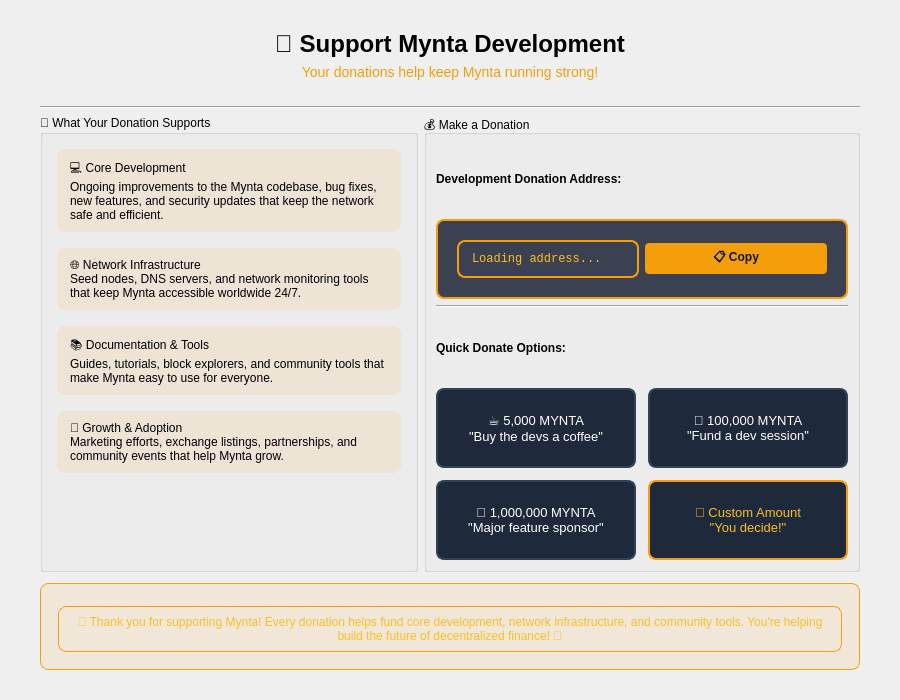
<?xml version="1.0" encoding="UTF-8"?>
<ui version="4.0">
 <class>DonatePage</class>
 <widget class="QWidget" name="DonatePage">
  <property name="geometry">
   <rect>
    <x>0</x>
    <y>0</y>
    <width>900</width>
    <height>700</height>
   </rect>
  </property>
  <property name="windowTitle">
   <string>Support Mynta Development</string>
  </property>
  <layout class="QVBoxLayout" name="mainLayout">
   <property name="leftMargin">
    <number>40</number>
   </property>
   <property name="topMargin">
    <number>30</number>
   </property>
   <property name="rightMargin">
    <number>40</number>
   </property>
   <property name="bottomMargin">
    <number>30</number>
   </property>
   <item>
    <widget class="QLabel" name="pageTitle">
     <property name="font">
      <font>
       <pointsize>18</pointsize>
       <weight>75</weight>
       <bold>true</bold>
      </font>
     </property>
     <property name="text">
      <string>💝 Support Mynta Development</string>
     </property>
     <property name="alignment">
      <set>Qt::AlignCenter</set>
     </property>
    </widget>
   </item>
   <item>
    <widget class="QLabel" name="pageSubtitle">
     <property name="text">
      <string>Your donations help keep Mynta running strong!</string>
     </property>
     <property name="alignment">
      <set>Qt::AlignCenter</set>
     </property>
     <property name="styleSheet">
      <string>color: #f59e0b; font-size: 14px; margin-bottom: 20px;</string>
     </property>
    </widget>
   </item>
   <item>
    <widget class="Line" name="headerLine">
     <property name="orientation">
      <enum>Qt::Horizontal</enum>
     </property>
    </widget>
   </item>
   <item>
    <layout class="QHBoxLayout" name="contentLayout">
     <item>
      <!-- Left column: What donations support -->
      <widget class="QGroupBox" name="supportInfoGroup">
       <property name="title">
        <string>🎯 What Your Donation Supports</string>
       </property>
       <layout class="QVBoxLayout" name="supportInfoLayout">
        <item>
         <widget class="QLabel" name="supportInfo1">
          <property name="text">
           <string>💻 Core Development
Ongoing improvements to the Mynta codebase, bug fixes, new features, and security updates that keep the network safe and efficient.</string>
          </property>
          <property name="wordWrap">
           <bool>true</bool>
          </property>
          <property name="styleSheet">
           <string>padding: 10px; background-color: rgba(245, 158, 11, 0.1); border-radius: 8px; margin: 5px;</string>
          </property>
         </widget>
        </item>
        <item>
         <widget class="QLabel" name="supportInfo2">
          <property name="text">
           <string>🌐 Network Infrastructure
Seed nodes, DNS servers, and network monitoring tools that keep Mynta accessible worldwide 24/7.</string>
          </property>
          <property name="wordWrap">
           <bool>true</bool>
          </property>
          <property name="styleSheet">
           <string>padding: 10px; background-color: rgba(245, 158, 11, 0.1); border-radius: 8px; margin: 5px;</string>
          </property>
         </widget>
        </item>
        <item>
         <widget class="QLabel" name="supportInfo3">
          <property name="text">
           <string>📚 Documentation &amp; Tools
Guides, tutorials, block explorers, and community tools that make Mynta easy to use for everyone.</string>
          </property>
          <property name="wordWrap">
           <bool>true</bool>
          </property>
          <property name="styleSheet">
           <string>padding: 10px; background-color: rgba(245, 158, 11, 0.1); border-radius: 8px; margin: 5px;</string>
          </property>
         </widget>
        </item>
        <item>
         <widget class="QLabel" name="supportInfo4">
          <property name="text">
           <string>🚀 Growth &amp; Adoption
Marketing efforts, exchange listings, partnerships, and community events that help Mynta grow.</string>
          </property>
          <property name="wordWrap">
           <bool>true</bool>
          </property>
          <property name="styleSheet">
           <string>padding: 10px; background-color: rgba(245, 158, 11, 0.1); border-radius: 8px; margin: 5px;</string>
          </property>
         </widget>
        </item>
        <item>
         <spacer name="leftSpacer">
          <property name="orientation">
           <enum>Qt::Vertical</enum>
          </property>
          <property name="sizeHint" stdset="0">
           <size>
            <width>20</width>
            <height>40</height>
           </size>
          </property>
         </spacer>
        </item>
       </layout>
      </widget>
     </item>
     <item>
      <!-- Right column: Donation options -->
      <widget class="QGroupBox" name="donationGroup">
       <property name="title">
        <string>💰 Make a Donation</string>
       </property>
       <layout class="QVBoxLayout" name="donationLayout">
        <item>
         <widget class="QLabel" name="addressTitle">
          <property name="text">
           <string>Development Donation Address:</string>
          </property>
          <property name="font">
           <font>
            <weight>75</weight>
            <bold>true</bold>
           </font>
          </property>
         </widget>
        </item>
        <item>
         <widget class="QFrame" name="addressFrame">
          <property name="styleSheet">
           <string>QFrame { background-color: rgba(15, 23, 42, 0.8); border: 2px solid #f59e0b; border-radius: 8px; padding: 10px; }</string>
          </property>
          <layout class="QHBoxLayout" name="addressLayout">
           <item>
            <widget class="QLabel" name="donationAddressLabel">
             <property name="text">
              <string>Loading address...</string>
             </property>
             <property name="font">
              <font>
               <family>Consolas</family>
               <pointsize>9</pointsize>
              </font>
             </property>
             <property name="styleSheet">
              <string>color: #fbbf24; background: transparent;</string>
             </property>
            </widget>
           </item>
           <item>
            <widget class="QPushButton" name="copyAddressButton">
             <property name="text">
              <string>📋 Copy</string>
             </property>
             <property name="minimumSize">
              <size>
               <width>80</width>
               <height>30</height>
              </size>
             </property>
             <property name="styleSheet">
              <string>QPushButton { background-color: #f59e0b; color: #0f172a; font-weight: bold; border-radius: 4px; padding: 5px 10px; } QPushButton:hover { background-color: #fbbf24; }</string>
             </property>
            </widget>
           </item>
          </layout>
         </widget>
        </item>
        <item>
         <widget class="Line" name="donationLine">
          <property name="orientation">
           <enum>Qt::Horizontal</enum>
          </property>
         </widget>
        </item>
        <item>
         <widget class="QLabel" name="quickDonateLabel">
          <property name="text">
           <string>Quick Donate Options:</string>
          </property>
          <property name="font">
           <font>
            <weight>75</weight>
            <bold>true</bold>
           </font>
          </property>
         </widget>
        </item>
        <item>
         <layout class="QGridLayout" name="donateButtonsLayout">
          <property name="spacing">
           <number>12</number>
          </property>
          <item row="0" column="0">
           <widget class="QPushButton" name="donateSmallButton">
            <property name="text">
             <string>☕ 5,000 MYNTA
"Buy the devs a coffee"</string>
            </property>
            <property name="minimumSize">
             <size>
              <width>200</width>
              <height>80</height>
             </size>
            </property>
            <property name="styleSheet">
             <string>QPushButton { background-color: #1e293b; border: 2px solid #334155; border-radius: 8px; padding: 12px; color: white; text-align: center; font-size: 13px; } QPushButton:hover { border-color: #f59e0b; background-color: #334155; }</string>
            </property>
           </widget>
          </item>
          <item row="0" column="1">
           <widget class="QPushButton" name="donateMediumButton">
            <property name="text">
             <string>🍕 100,000 MYNTA
"Fund a dev session"</string>
            </property>
            <property name="minimumSize">
             <size>
              <width>200</width>
              <height>80</height>
             </size>
            </property>
            <property name="styleSheet">
             <string>QPushButton { background-color: #1e293b; border: 2px solid #334155; border-radius: 8px; padding: 12px; color: white; text-align: center; font-size: 13px; } QPushButton:hover { border-color: #f59e0b; background-color: #334155; }</string>
            </property>
           </widget>
          </item>
          <item row="1" column="0">
           <widget class="QPushButton" name="donateLargeButton">
            <property name="text">
             <string>🚀 1,000,000 MYNTA
"Major feature sponsor"</string>
            </property>
            <property name="minimumSize">
             <size>
              <width>200</width>
              <height>80</height>
             </size>
            </property>
            <property name="styleSheet">
             <string>QPushButton { background-color: #1e293b; border: 2px solid #334155; border-radius: 8px; padding: 12px; color: white; text-align: center; font-size: 13px; } QPushButton:hover { border-color: #f59e0b; background-color: #334155; }</string>
            </property>
           </widget>
          </item>
          <item row="1" column="1">
           <widget class="QPushButton" name="donateCustomButton">
            <property name="text">
             <string>💎 Custom Amount
"You decide!"</string>
            </property>
            <property name="minimumSize">
             <size>
              <width>200</width>
              <height>80</height>
             </size>
            </property>
            <property name="styleSheet">
             <string>QPushButton { background-color: #1e293b; border: 2px solid #f59e0b; border-radius: 8px; padding: 12px; color: #fbbf24; text-align: center; font-size: 13px; } QPushButton:hover { background-color: #334155; }</string>
            </property>
           </widget>
          </item>
         </layout>
        </item>
       </layout>
      </widget>
     </item>
    </layout>
   </item>
   <item>
    <widget class="QFrame" name="thankYouFrame">
     <property name="styleSheet">
      <string>QFrame { background-color: rgba(245, 158, 11, 0.1); border: 1px solid #f59e0b; border-radius: 8px; padding: 8px; margin-top: 5px; }</string>
     </property>
     <layout class="QHBoxLayout" name="thankYouLayout">
      <item>
       <widget class="QLabel" name="thankYouMessage">
        <property name="text">
         <string>🙏 Thank you for supporting Mynta! Every donation helps fund core development, network infrastructure, and community tools. You're helping build the future of decentralized finance! 💛</string>
        </property>
        <property name="wordWrap">
         <bool>true</bool>
        </property>
        <property name="alignment">
         <set>Qt::AlignCenter</set>
        </property>
        <property name="styleSheet">
         <string>color: #fbbf24; background: transparent; font-size: 12px;</string>
        </property>
       </widget>
      </item>
     </layout>
    </widget>
   </item>
  </layout>
 </widget>
 <resources/>
 <connections/>
</ui>
